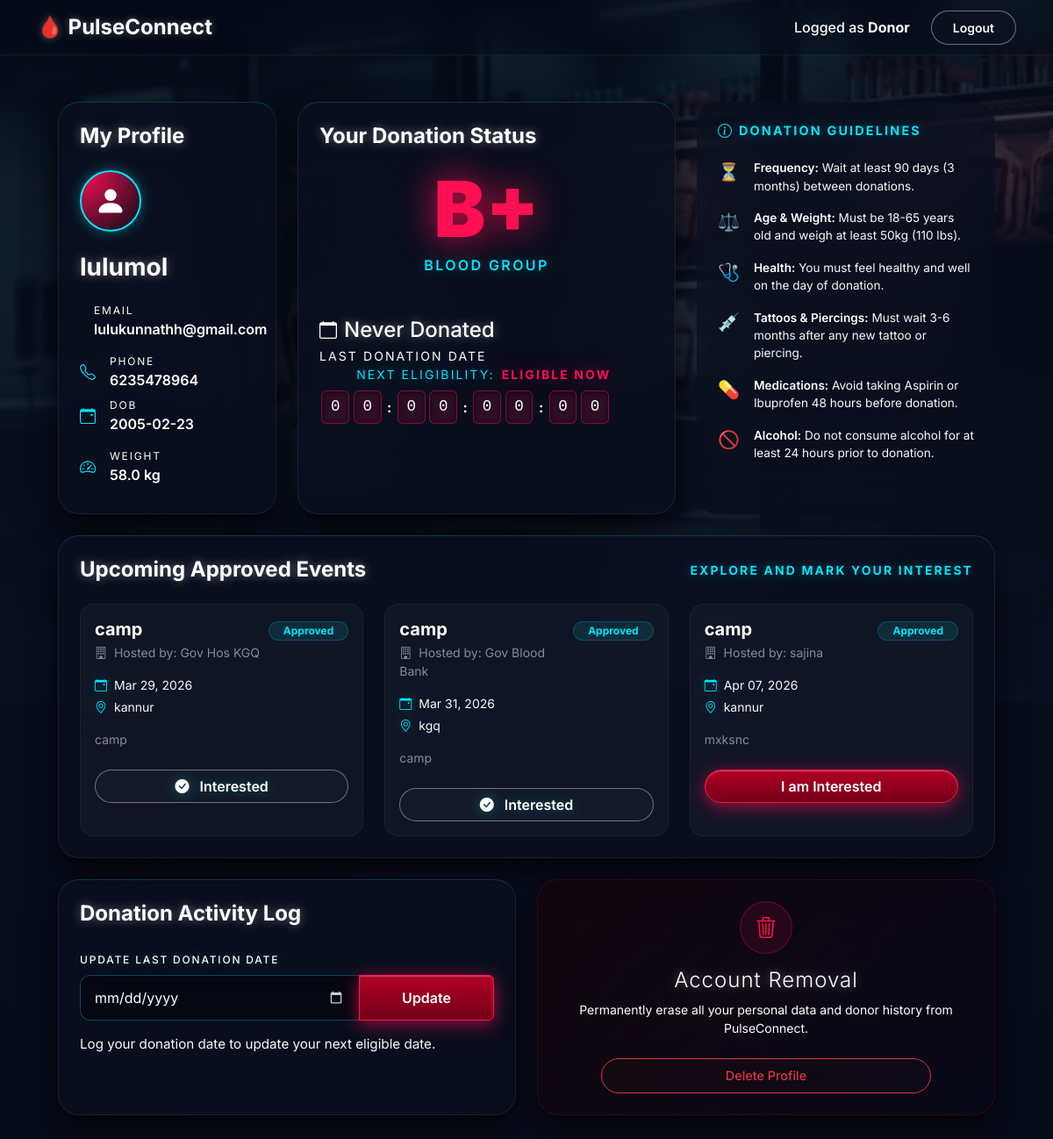
/dashboard/donor (signed in), run on the app's committed database.
### models.py (models this page shows)
class Donor(db.Model):
    id = db.Column(db.Integer, primary_key=True)
    name = db.Column(db.String(100), nullable=False)
    email = db.Column(db.String(120), unique=True, nullable=False)
    phone = db.Column(db.String(20), nullable=False)
    blood_group = db.Column(db.String(5), nullable=False)
    dob = db.Column(db.Date, nullable=False)
    weight = db.Column(db.Float, nullable=False)
    gender = db.Column(db.String(10), nullable=False)
    last_donation_date = db.Column(db.Date, nullable=True)
    password_hash = db.Column(db.String(255), nullable=False)
    is_approved = db.Column(db.Boolean, default=False)
    interested_events = db.relationship('Event', secondary='event_interests', backref=db.backref('interested_donors', lazy='dynamic'))

class Event(db.Model):
    id = db.Column(db.Integer, primary_key=True)
    org_id = db.Column(db.Integer, db.ForeignKey('organization.id'), nullable=False)
    event_name = db.Column(db.String(150), nullable=False)
    date = db.Column(db.Date, nullable=False)
    location = db.Column(db.String(200), nullable=False)
    description = db.Column(db.Text, nullable=False)
    is_approved = db.Column(db.Boolean, default=False)

class Organization(db.Model):
    id = db.Column(db.Integer, primary_key=True)
    name = db.Column(db.String(100), nullable=False)
    email = db.Column(db.String(120), unique=True, nullable=False)
    password_hash = db.Column(db.String(255), nullable=False)
    is_approved = db.Column(db.Boolean, default=False)
    events = db.relationship('Event', backref='organization', lazy=True)

### app.py (the view)
@app.route('/dashboard/donor')
def donor_dashboard():
    if session.get('role') != 'donor':
        return redirect(url_for('login'))
    user = Donor.query.get(session['user_id'])
    requests = BloodRequest.query.filter_by(requested_blood_group=user.blood_group).all()
    approved_events = Event.query.filter_by(is_approved=True).order_by(Event.date.asc()).all()
    return render_template('donor_dashboard.html', user=user, matching_requests=requests, approved_events=approved_events)

### templates/donor_dashboard.html (shortened to what this page needs)
{% extends 'base.html' %}
{% block background_layers %}
<div class="bg-donor-dashboard"></div>
{% endblock %}
{% block content %}
<div class="container-fluid mt-3 px-lg-4 pb-5">
    <div class="row g-4 mb-4">
        <div class="col-lg-3">
            <div class="cyber-glass-card dashboard-card p-4 h-100">
                <h4 class="text-white fw-bold mb-4 text-shadow-glow">My Profile</h4>
                <div class="profile-avatar mb-4">
                    <svg xmlns="http://www.w3.org/2000/svg" width="36" height="36" fill="white"
                        class="bi bi-person-fill" viewBox="0 0 16 16">
                        <path d="M3 14s-1 0-1-1 1-4 6-4 6 3 6 4-1 1-1 1zm5-6a3 3 0 1 0 0-6 3 3 0 0 0 0 6" />
                    </svg>
                </div>
                <h3 class="text-white fw-bolder mb-4 text-shadow-glow">{{ user.name }}</h3>
                <div class="d-flex align-items-center mb-3">
                    <div>
                        <small class="text-white d-block tracking-wide"
                            style="font-size:0.75rem; text-transform:uppercase;">Email</small>
                        <span class="text-white fw-semibold">{{ user.email }}</span>
                    </div>
                </div>
                <div class="d-flex align-items-center mb-2">
                    <div>
                        <small class="text-white d-block tracking-wide"
                            style="font-size:0.75rem; text-transform:uppercase;">Phone</small>
                        <span class="text-white fw-semibold">{{ user.phone }}</span>
                    </div>
                </div>
                <div class="d-flex align-items-center mb-3">
                    <div>
                        <small class="text-white d-block tracking-wide"
                            style="font-size:0.75rem; text-transform:uppercase;">DOB</small>
                        <span class="text-white fw-semibold">{{ user.dob.strftime('%Y-%m-%d') if user.dob else 'N/A'
                            }}</span>
                    </div>
                </div>
                <div class="d-flex align-items-center mb-2">
                    <div>
                        <small class="text-white d-block tracking-wide"
                            style="font-size:0.75rem; text-transform:uppercase;">Weight</small>
                        <span class="text-white fw-semibold">{{ user.weight }} kg</span>
                    </div>
                </div>
            </div>
        </div>
        <div class="col-lg-5">
            <div class="cyber-glass-card dashboard-card p-4 h-100 position-relative">
                <h4 class="text-white fw-bold mb-3 text-shadow-glow">Your Donation Status</h4>
                <div class="text-center my-4">
                    <div class="dashboard-stat-value mx-auto">{{ user.blood_group }}</div>
                    <p class="text-cyan-neon mt-2 fw-semibold tracking-wide">BLOOD GROUP</p>
                </div>
                <div class="d-flex justify-content-between align-items-end mt-5 flex-wrap">
                    <div>
                        <h4 class="text-white m-0 d-flex align-items-center text-shadow-glow">
                            {{ user.last_donation_date if user.last_donation_date else 'Never Donated' }}
                        </h4>
                        <small class="text-white mt-1 d-block tracking-wide" style="text-transform:uppercase;">Last
                            Donation Date</small>
                    </div>
                    <div class="text-end mt-3 mt-lg-0">
                        <small class="text-cyan-neon mb-2 d-block tracking-wide" style="text-transform:uppercase;">Next
                            eligibility:<span class="text-white ms-2"
                                id="eligibility-text">Calculating...</span></small>
                        <div class="d-inline-flex align-items-center" id="countdown-container">
                            <span class="countdown-box" id="cd-d1">0</span>
                            <span class="countdown-box" id="cd-d2">0</span>
                            <span class="text-white mx-1 fw-bold">:</span>
                            <span class="countdown-box" id="cd-h1">0</span>
                            <span class="countdown-box" id="cd-h2">0</span>
                            <span class="text-white mx-1 fw-bold">:</span>
                            <span class="countdown-box" id="cd-m1">0</span>
                            <span class="countdown-box" id="cd-m2">0</span>
                            <span class="text-white mx-1 fw-bold">:</span>
                            <span class="countdown-box" id="cd-s1">0</span>
                            <span class="countdown-box" id="cd-s2">0</span>
                        </div>
                    </div>
                </div>
            </div>
        </div>
        <div class="col-lg-4">
            <div class="cyber-glass-card dashboard-card p-4 h-100 border-0"
                style="background: rgba(10, 15, 30, 0.7); box-shadow: inset 0 0 20px rgba(0,229,255,0.02);">
                <h5 class="text-cyan-neon fw-bold d-flex align-items-center tracking-wide mb-4"
                    style="text-transform: uppercase; font-size: 0.9rem;">
                    Donation Guidelines
                </h5>
                <ul class="list-unstyled mb-0 d-flex flex-column gap-3">
                    <li class="d-flex align-items-start text-light" style="font-size: 0.85rem;">
                        <span class="me-3 fs-5">⏳</span>
                        <span><strong class="text-white fw-semibold">Frequency:</strong> Wait at least 90 days (3
                            months) between donations.</span>
                    </li>
                    <li class="d-flex align-items-start text-light" style="font-size: 0.85rem;">
                        <span class="me-3 fs-5">⚖️</span>
                        <span><strong class="text-white fw-semibold">Age & Weight:</strong> Must be 18-65 years old and
                            weigh at least 50kg (110 lbs).</span>
                    </li>
                    <li class="d-flex align-items-start text-light" style="font-size: 0.85rem;">
                        <span class="me-3 fs-5">🩺</span>
                        <span><strong class="text-white fw-semibold">Health:</strong> You must feel healthy and well on
                            the day of donation.</span>
                    </li>
                    <li class="d-flex align-items-start text-light" style="font-size: 0.85rem;">
                        <span class="me-3 fs-5">💉</span>
                        <span><strong class="text-white fw-semibold">Tattoos & Piercings:</strong> Must wait 3-6 months
                            after any new tattoo or piercing.</span>
                    </li>
                    <li class="d-flex align-items-start text-light" style="font-size: 0.85rem;">
                        <span class="me-3 fs-5">💊</span>
                        <span><strong class="text-white fw-semibold">Medications:</strong> Avoid taking Aspirin or
                            Ibuprofen 48 hours before donation.</span>
                    </li>
                    <li class="d-flex align-items-start text-light" style="font-size: 0.85rem;">
                        <span class="me-3 fs-5">🚫</span>
                        <span><strong class="text-white fw-semibold">Alcohol:</strong> Do not consume alcohol for at
                            least 24 hours prior to donation.</span>
                    </li>
                </ul>
            </div>
        </div>
    </div>
    <div class="row mb-4">
        <div class="col-12">
            <div class="cyber-glass-card dashboard-card p-4">
                <div class="d-flex justify-content-between align-items-center mb-4">
                    <h4 class="text-white fw-bold m-0 text-shadow-glow">Upcoming Approved Events</h4>
                    <span class="text-cyan-neon small fw-bold tracking-wide" style="text-transform: uppercase;">Explore
                        and mark your interest</span>
                </div>
                <div class="row g-4">
                    {% for event in approved_events %}
                    <div class="col-md-6 col-xl-4">
                        <div class="p-3 rounded-4 h-100"
                            style="background: rgba(255,255,255,0.03); border: 1px solid rgba(255,255,255,0.05); transition: all 0.3s ease;">
                            <div class="d-flex justify-content-between align-items-start mb-3">
                                <div>
                                    <h5 class="text-white fw-bold mb-1">{{ event.event_name }}</h5>
                                    <p class="text-white-50 small mb-0"><i class="bi bi-building me-1"></i> Hosted by:
                                        {{ event.organization.name }}</p>
                                </div>
                                <div class="text-end">
                                    <span class="badge rounded-pill px-3 py-1"
                                        style="background: rgba(0, 229, 255, 0.1); color: var(--cyan-glow); border: 1px solid rgba(0, 229, 255, 0.2);">Approved</span>
                                </div>
                            </div>
                            <div class="mb-3">
                                <div class="text-light small mb-1"><i
                                        class="bi bi-calendar-event text-cyan-neon me-2"></i>{{ event.date.strftime('%b
                                    %d, %Y') }}</div>
                                <div class="text-light small"><i class="bi bi-geo-alt text-cyan-neon me-2"></i>{{
                                    event.location }}</div>
                            </div>
                            <p class="text-white-50 small mb-4 line-clamp-2">
                                {{ event.description }}
                            </p>
                            <form action="/dashboard/donor/mark_interest/{{ event.id }}" method="POST">
                                {% if event in user.interested_events %}
                                <button type="submit"
                                    class="btn btn-cyber-outline w-100 rounded-pill text-cyan-neon border-cyan-neon">
                                    <i class="bi bi-check-circle-fill me-2"></i> Interested
                                </button>
                                {% else %}
                                <button type="submit" class="btn btn-cyber-crimson w-100 rounded-pill">
                                    I am Interested
                                </button>
                                {% endif %}
                            </form>
                        </div>
                    </div>
                    {% else %}
                    <div class="col-12">
                        <div class="text-center py-5 text-white-50 italic opacity-50">
                            No upcoming approved events at the moment. Check back soon!
                        </div>
                    </div>
                    {% endfor %}
                </div>
            </div>
        </div>
    </div>
    <div class="row g-4">
        <div class="col-lg-6">
            <div class="cyber-glass-card dashboard-card p-4 h-100">
                <h4 class="text-white fw-bold mb-4 text-shadow-glow">Donation Activity Log</h4>
                <form action="/dashboard/donor/update_date" method="POST" class="mt-2">
                    <label class="form-label text-cyan-neon tracking-wide"
                        style="font-size: 0.75rem; text-transform:uppercase;">Update Last Donation Date</label>
                    <div class="input-group mb-3">
                        <input type="date" class="form-control text-white" name="last_donation_date"
                            value="{{ user.last_donation_date if user.last_donation_date else '' }}"
                            style="background: rgba(0,0,0,0.4) !important; border: 1px solid rgba(0, 229, 255, 0.3);"
                            required>
                        <button class="btn btn-cyber-crimson px-5" type="submit">Update</button>
                    </div>
                </form>
                <p class="text-light mt-3 mb-0" style="font-size: 0.95rem;">Log your donation date to update your next
                    eligible date.</p>
            </div>
        </div>
        <div class="col-lg-6">
            <div class="cyber-glass-card dashboard-card p-4 h-100 d-flex flex-column justify-content-center align-items-center text-center"
                style="background: linear-gradient(135deg, rgba(20, 5, 10, 0.8), rgba(10, 5, 20, 0.4)); border: 1px solid rgba(255, 16, 83, 0.15); transition: all 0.3s ease;"
                onmouseover="this.style.boxShadow='0 0 25px rgba(255, 16, 83, 0.2)'; this.style.borderColor='rgba(255, 16, 83, 0.5)';"
                onmouseout="this.style.boxShadow='none'; this.style.borderColor='rgba(255, 16, 83, 0.15)';">
                <div class="mb-3"
                    style="width: 60px; height: 60px; border-radius: 50%; background: rgba(255, 16, 83, 0.1); border: 1px solid rgba(255, 16, 83, 0.3); display: flex; align-items: center; justify-content: center;">
                </div>
                <h4 class="text-white fw-light mb-2 text-shadow-glow" style="letter-spacing: 1px;">Account Removal</h4>
                <p class="text-white small mb-4 px-3">Permanently erase all your personal data and donor history from
                    PulseConnect.</p>
                <form action="/dashboard/donor/delete_profile" method="POST"
                    onsubmit="return confirm('Are you sure you want to permanently delete your donor profile?');"
                    class="w-100 px-lg-5">
                    <button type="submit"
                        class="btn btn-cyber-outline w-100 rounded-pill text-danger border-danger py-2"
                        style="font-weight: 500; font-size: 0.9rem;">
                        Delete Profile
                    </button>
                </form>
            </div>
        </div>
    </div>
</div>
{% endblock %}

### data on the page
Donor: name "lulumol", email "lulukunnathh@gmail.com", phone "6235478964", dob "2005-02-23", weight "58.0", blood_group "B+", last_donation_date "Never Donated"
Event: event_name "camp", organization.name "Gov Hos KGQ", date "Mar 29, 2026", location "kannur", description "camp", shows "Interested"
Event: event_name "camp", organization.name "Gov Blood Bank", date "Mar 31, 2026", location "kgq", description "camp", shows "Interested"
Event: event_name "camp", organization.name "sajina", date "Apr 07, 2026", location "kannur", description "mxksnc", shows "I am Interested"

### other printed values
{{ session['role']|capitalize }} "Donor"
